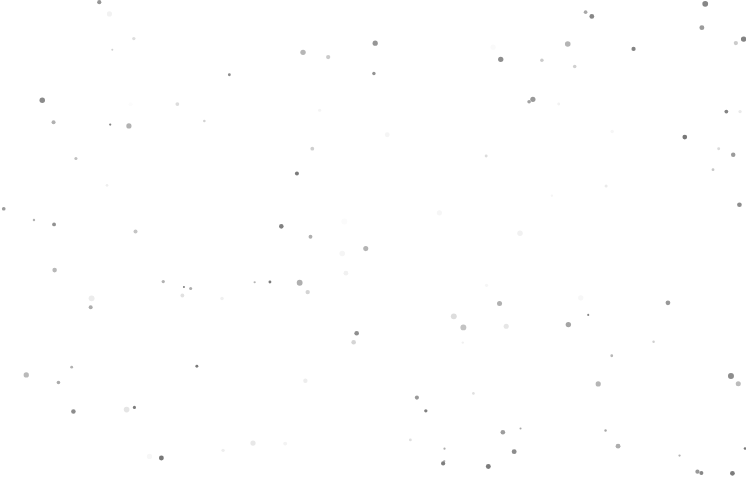
Frame 1 (no input)
Frame 60 (no input): identical to frame 1, image omitted
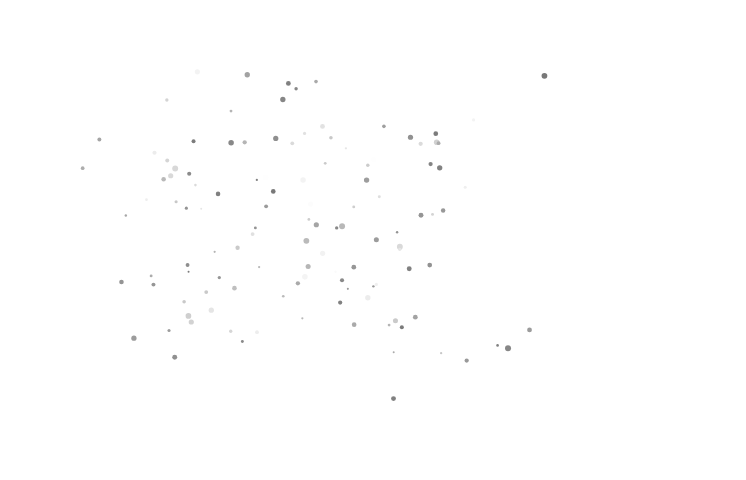
Frame 120 (the mouse pressed at the canvas centre since frame 60)

The p5.js sketch that drew these frames (run headless with seeded random() and noise() and a simulated clock; from frame 60 on, the mouse is pressed at the canvas centre):

// p5.js sketch
// ── sketch.js
let stars = [];
let timer = 0;
let textAlpha = 0;
let logoScale = 0.6;
let starNum = 120;

// =========================
// 星
// =========================
class Star {

  constructor() {

    this.x = random(width);
    this.y = random(height);

    this.tx = random(150, 330);
    this.ty = random(100, 320);

    this.size = random(2,6);
    this.speed = random(0.015,0.04);
    this.light = random(120,255);

  }

  update(){

    this.light += random(-6,6);
    this.light = constrain(this.light,120,255);

    this.x = lerp(this.x,this.tx,this.speed);
    this.y = lerp(this.y,this.ty,this.speed);

  }

  display(){

    noStroke();
    fill(this.light);
    circle(this.x,this.y,this.size);

  }

}

function setup(){

  createCanvas(746,480);

  textFont("Arial");

  rectMode(CORNER);

  for(let i=0;i<starNum;i++){

    stars.push(new Star());

  }

}
// ============================================
// Logo
// ============================================

function drawLogo(){

  push();

  translate(95,115);

  scale(logoScale);

  noStroke();

  // -------------------------
  // 上面的三个圆
  // -------------------------

  fill(145,35,40);
  circle(48,-5,42);

  fill(20,95,210);
  circle(25,42,24);

  fill(45,55,110);
  circle(98,28,38);

  fill(165,35,40);
  circle(77,70,18);

  // -------------------------
  // 上面菱形
  // -------------------------

  stroke(145,35,40);
  strokeWeight(8);
  fill(255);

  beginShape();
  vertex(20,85);
  vertex(75,62);
  vertex(132,85);
  vertex(75,108);
  endShape(CLOSE);

  noStroke();

  // -------------------------
  // 左侧蓝面
  // -------------------------

  fill(53,63,118);

  beginShape();

  vertex(20,88);
  vertex(75,112);
  vertex(75,160);
  vertex(20,138);

  endShape(CLOSE);

  // -------------------------
  // 中间白色
  // -------------------------

  fill(250);

  beginShape();

  vertex(75,112);
  vertex(132,88);
  vertex(132,140);
  vertex(75,160);

  endShape(CLOSE);

  // -------------------------
  // 左下深蓝
  // -------------------------

  fill(58,58,105);

  beginShape();

  vertex(20,138);
  vertex(75,160);
  vertex(42,160);

  endShape(CLOSE);

  // -------------------------
  // 底部蓝
  // -------------------------

  fill(36,78,180);

  beginShape();

  vertex(75,160);
  vertex(132,140);
  vertex(132,175);
  vertex(75,190);

  endShape(CLOSE);

  pop();

}
// ============================================
// draw
// ============================================

function draw(){

  background(255);

  timer++;

  // -------------------------
  // 星星
  // -------------------------

  for(let s of stars){

    if(timer>90){
      s.update();
    }

    s.display();

  }

  // -------------------------
  // Logo
  // -------------------------

  if(timer>150){

    if(logoScale<1){
      logoScale+=0.003;
    }

    drawLogo();

  }

  // -------------------------
  // 文字
  // -------------------------

  if(timer>240){

    drawText();

  }

}



// ============================================
// 文字
// ============================================

function drawText(){

  if(textAlpha<255){

    textAlpha+=3;

  }

  textAlign(LEFT,CENTER);

  // 偉大なる平凡人たれ
  fill(60,textAlpha);

  textStyle(NORMAL);
  textSize(17);

  text("偉大なる平凡人たれ",315,110);

  // 100
  fill(150,35,40,textAlpha);

  textStyle(BOLD);
  textSize(66);

  text("100",310,195);

  // th
  fill(45,60,120,textAlpha);

  textSize(24);

  text("th",420,170);

  // Anniversary
  fill(45,textAlpha);

  textStyle(NORMAL);
  textSize(28);

  text("Anniversary",310,245);

  // Since
  textSize(16);

  text("SINCE 1928",320,275);

  // 学校名
  textSize(18);

  text("学校法人大阪産業大学",310,312);

}
